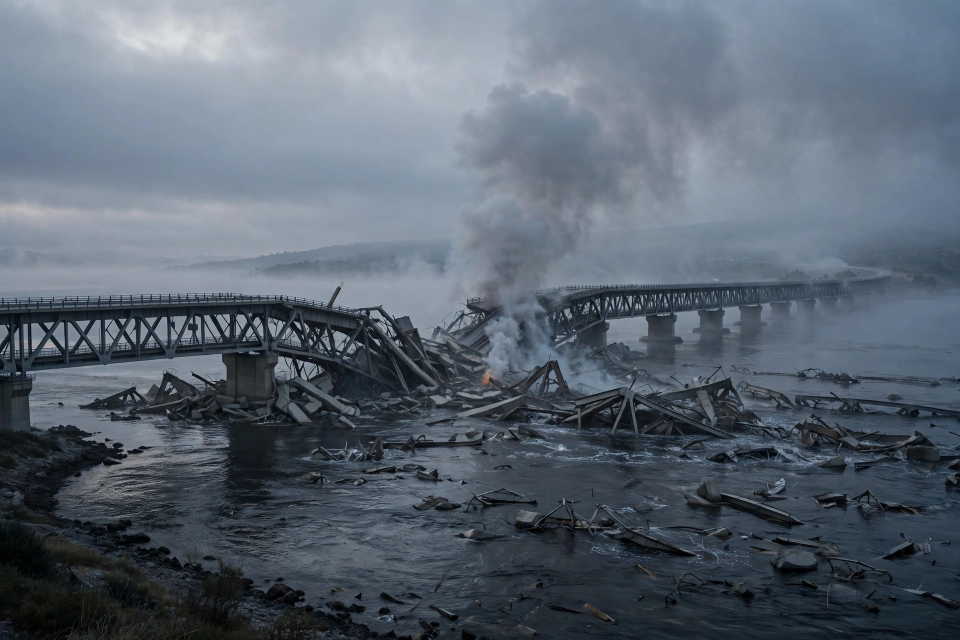
#> input picture assets/media-generation-panel-bridge-0-d811bc47-8f7b-440e-9275-45d2e88498d4.webp, 1920 x 1280 px (shown at 1/2 size)
$ python compose.py
#> lines starting #> are read from the running program, lines starting #| are printed output that depends on the picture
#!/usr/bin/env python3
"""Compose the front page for Wednesday 18 November 2026.

Renders a 1024x1024 newspaper front page, "THE WORLD IN ONE DAY",
from the four photo panels in assets/ plus the day's verified stories.
Run:  python3 compose.py [output.png]
"""

import os
import sys
from PIL import Image, ImageDraw, ImageFont

HERE = os.path.dirname(os.path.abspath(__file__))
ASSETS = os.path.join(HERE, "assets")

WIDTH, HEIGHT = 1024, 1024
PAPER = (247, 243, 234)
INK = (17, 17, 17)
MUTED = (92, 84, 72)
RED = (163, 18, 18)
RULE = (17, 17, 17)
BOX_BG = (238, 231, 218)

FONT_DIR = "/usr/share/fonts/truetype/dejavu"

PANELS = {
    "bridge": "media-generation-panel-bridge-0-d811bc47-8f7b-440e-9275-45d2e88498d4.webp",
    "manila": "media-generation-panel-manila-0-290b10a8-72cf-4fa6-b74c-0ad9ad2a18cc.webp",
    "hormuz": "media-generation-panel-hormuz-0-c3fe40f0-9107-47c2-a5cd-1c27433a4075.webp",
    "cyclone": "media-generation-panel-cyclone-0-c651845d-c4bd-4e62-a704-a86bf208ba07.webp",
}


def font(name, size):
    return ImageFont.truetype(os.path.join(FONT_DIR, name), size)


def wrap(draw, text, fnt, max_w):
    """Split text into lines that fit max_w, keeping words whole."""
    words = text.split()
    lines, cur = [], ""
    for w in words:
        trial = (cur + " " + w).strip()
        if draw.textlength(trial, font=fnt) <= max_w:
            cur = trial
        else:
            if cur:
                lines.append(cur)
            cur = w
    if cur:
        lines.append(cur)
    return lines


def para(draw, text, fnt, x, y, max_w, leading, fill=INK):
    """Draw wrapped text; return the y just below the last line."""
    for line in wrap(draw, text, fnt, max_w):
        draw.text((x, y), line, font=fnt, fill=fill)
        y += leading
    return y


def cover(page, name, box):
    """Paste a panel into box, centre-cropped to fill it."""
    x, y, w, h = box
    img = Image.open(os.path.join(ASSETS, PANELS[name])).convert("RGB")
    iw, ih = img.size
    scale = max(w / iw, h / ih)
    nw, nh = int(iw * scale + 0.5), int(ih * scale + 0.5)
    img = img.resize((nw, nh), Image.LANCZOS)
    left, top = (nw - w) // 2, (nh - h) // 2
    page.paste(img.crop((left, top, left + w, top + h)), (x, y))


def rule(draw, x, y, w, weight=2):
    draw.rectangle([x, y, x + w, y + weight - 1], fill=RULE)


def main():
    out = sys.argv[1] if len(sys.argv) > 1 else os.path.join(HERE, "entry.png")
    page = Image.new("RGB", (WIDTH, HEIGHT), PAPER)
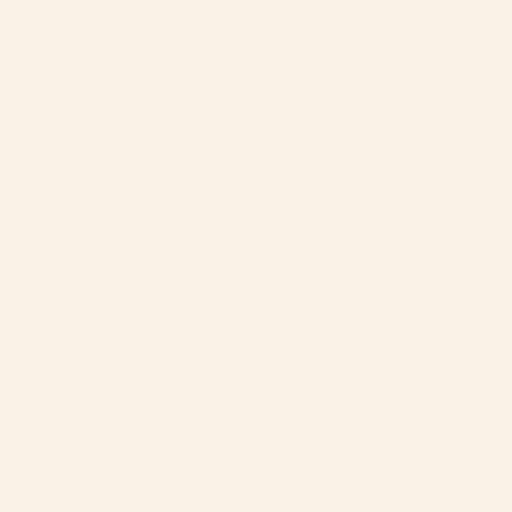
#> page: PIL image 1024x1024 RGB (shown at 1/2 size); mean R, G, B 247, 243, 234
    d = ImageDraw.Draw(page)

    serif_b = font("DejaVuSerif-Bold.ttf", 56)
    serif_h = font("DejaVuSerif-Bold.ttf", 37)
    serif_s = font("DejaVuSerif-Bold.ttf", 21)
    sans_b = font("DejaVuSans-Bold.ttf", 17)
    sans = font("DejaVuSans.ttf", 18)
    sans_m = font("DejaVuSans.ttf", 17)
    sans_s = font("DejaVuSans.ttf", 16)
    sans_xs = font("DejaVuSans.ttf", 14)

    mx = 30                      # side margin
    cw = WIDTH - 2 * mx          # content width

    # ---- Masthead -------------------------------------------------------
    title = "THE WORLD IN ONE DAY"
    tw = d.textlength(title, font=serif_b)
#> tw = 810.7
    d.text(((WIDTH - tw) / 2, 14), title, font=serif_b, fill=INK)
    rule(d, mx, 92, cw, 3)
    d.text((mx, 102), "WEDNESDAY 18 NOVEMBER 2026", font=sans_b, fill=RED)
    right = "ONE DAY  ·  ONE PAGE"
    d.text((WIDTH - mx - d.textlength(right, font=sans_b), 102),
           right, font=sans_b, fill=MUTED)
    rule(d, mx, 128, cw, 2)

    # ---- Lead story: Kerch Bridge ---------------------------------------
    cover(page, "bridge", (mx, 140, cw, 300))
#> in cover, img is the input picture: PIL image 1920x1280 RGB; mean R, G, B 90.6, 101.2, 113.2
#> in cover, `img = img.resize((nw, nh), Image.LANCZOS)`:
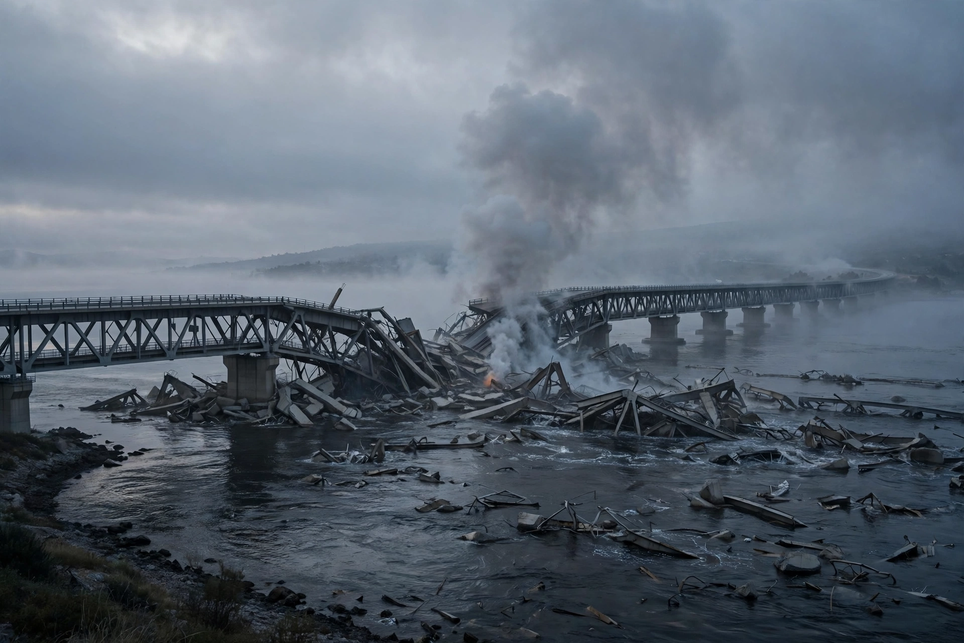
#> img: PIL image 964x643 RGB; mean R, G, B 90.6, 101.2, 113.2
#> in cover, `page.paste(img.crop((left, top, left + w, top + h)), (x, y))`:
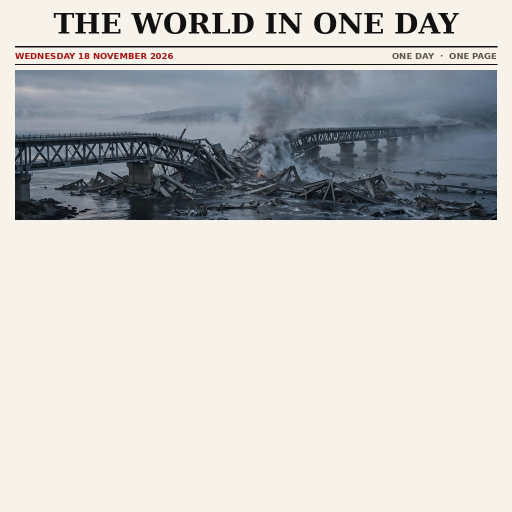
#> page: PIL image 1024x1024 RGB (shown at 1/2 size); mean R, G, B 199.9, 199.8, 196.8
    d.text((mx, 450), "UKRAINE  —  LEAD STORY", font=sans_b, fill=RED)
    y = para(d, "Kerch Bridge span falls into the sea",
             serif_h, mx, 474, cw, 44)
#> y = 518
    y = para(d, "Ukraine struck for a second straight night. A road span of "
                "about 200 metres collapsed, the rail span was damaged and "
                "traffic was suspended. President Zelenskyy called it an "
                "\u201cunprecedented\u201d seven-stage operation.",
             sans_m, mx, y + 4, cw, 21)
#> y = 564
    rule(d, mx, y + 12, cw, 2)
    top = y + 24
#> top = 588

    # ---- Three stories side by side -------------------------------------
    gap = 18
    col_w = (cw - 2 * gap) // 3
    stories = [
        ("manila", "MANILA  ·  THE QUAD",
         "Trump: Ukraine peace deal \u201cvery close\u201d",
         "In Manila, Trump met Marcos, then headed for Shenzhen. A "
         "Trump\u2013Xi\u2013Putin trilateral is set for Thursday."),
        ("hormuz", "THE GULF  ·  HORMUZ",
         "Tanker hit again off Oman",
         "A second attack near Khasab left crew unaccounted for \u2014 "
         "the third tanker attack in the Gulf since Sunday."),
        ("cyclone", "INDIA  ·  CYCLONE AKVAN",
         "Cyclone bears down on India",
         "Akvan is intensifying in the Bay of Bengal, bringing heavy "
         "rain to Andhra Pradesh, Odisha and Tamil Nadu. Landfall due "
         "about 20 November; winds 120\u2013130 km/h."),
    ]
    photo_h = 120
    col_bottom = top
#> col_bottom = 588
    for i, (panel, kicker, head, body) in enumerate(stories):
        x = mx + i * (col_w + gap)
        cover(page, panel, (x, top, col_w, photo_h))
#> call 2 of cover, with name = 'manila', box = (30, 588, 309, 120)
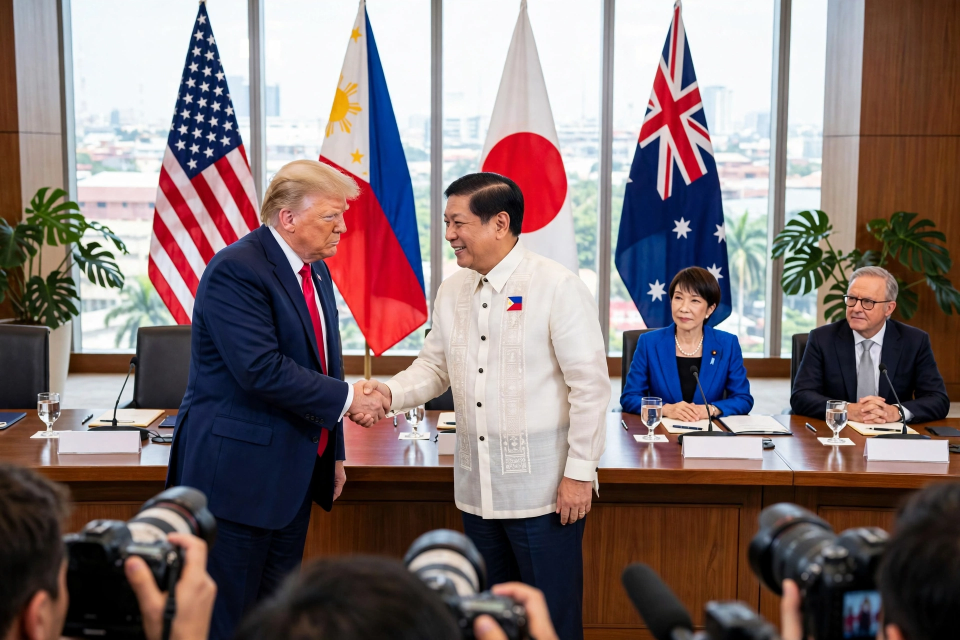
#> input picture assets/media-generation-panel-manila-0-290b10a8-72cf-4fa6-b74c-0ad9ad2a18cc.webp, 1920 x 1280 px (shown at 1/2 size)
#> in cover, img is the input picture: PIL image 1920x1280 RGB; mean R, G, B 129.9, 114.8, 115.3
#> in cover (call 2), `img = img.resize((nw, nh), Image.LANCZOS)`:
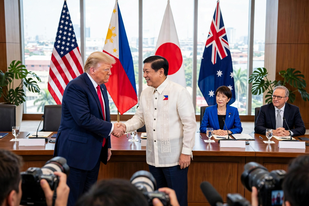
#> img: PIL image 309x206 RGB; mean R, G, B 129.9, 114.8, 115.3
#> in cover (call 2), `page.paste(img.crop((left, top, left + w, top + h)), (x, y))`:
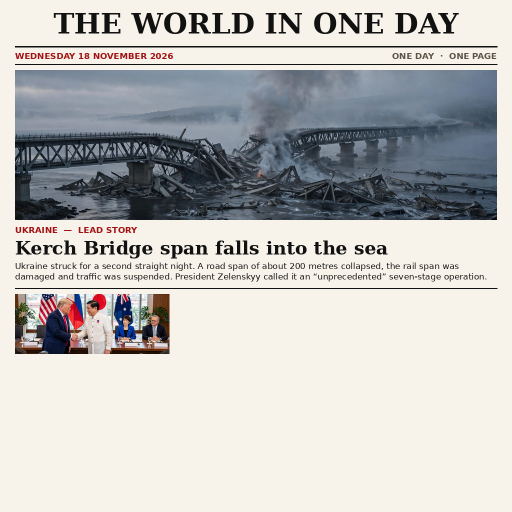
#> page: PIL image 1024x1024 RGB (shown at 1/2 size); mean R, G, B 192.4, 191.7, 189.3
        yy = top + photo_h + 10
#> yy = 718
        d.text((x, yy), kicker, font=sans_b, fill=RED)
        yy = para(d, head, serif_s, x, yy + 24, col_w, 25)
#> yy = 792
        yy = para(d, body, sans_s, x, yy + 4, col_w, 19)
#> yy = 872
        col_bottom = max(col_bottom, yy)
#> col_bottom = 872
#> pass 2 of the loop in main, `for i, (panel, kicker, head, body) in enumerate(stories):`:
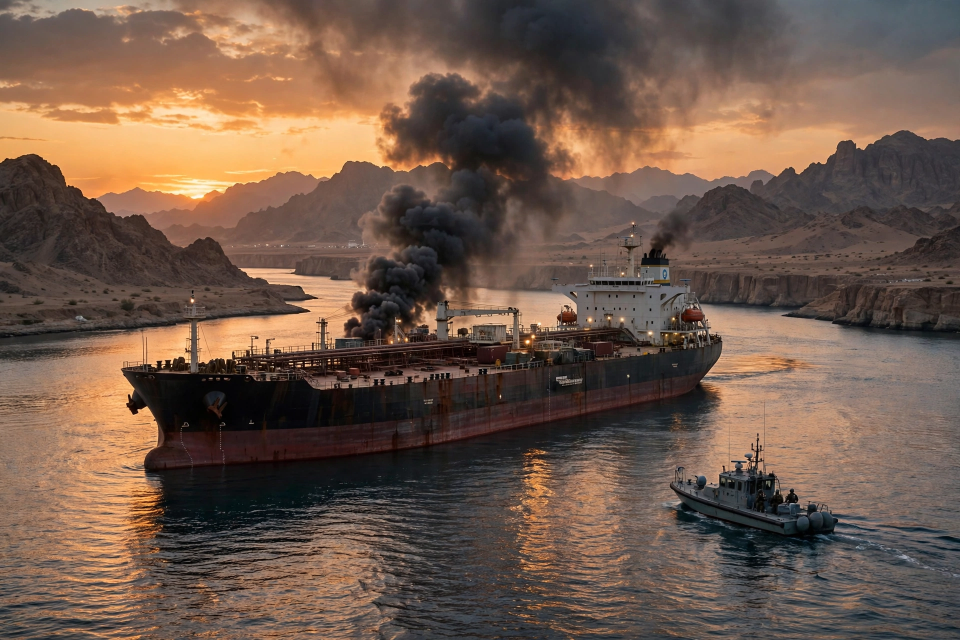
#> input picture assets/media-generation-panel-hormuz-0-c3fe40f0-9107-47c2-a5cd-1c27433a4075.webp, 1920 x 1280 px (shown at 1/2 size)
#> in cover, img is the input picture: PIL image 1920x1280 RGB; mean R, G, B 110.9, 88.4, 74.5
#> in cover (call 3), `img = img.resize((nw, nh), Image.LANCZOS)`:
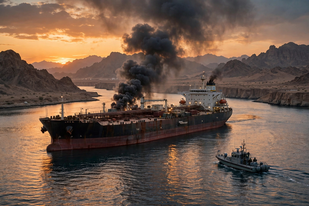
#> img: PIL image 309x206 RGB; mean R, G, B 110.9, 88.4, 74.5
#> in cover (call 3), `page.paste(img.crop((left, top, left + w, top + h)), (x, y))`:
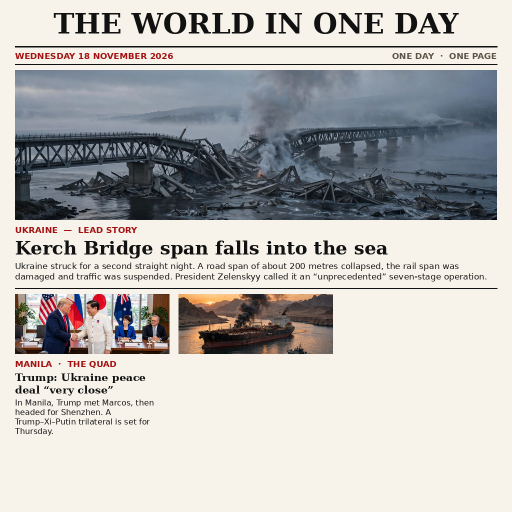
#> page: PIL image 1024x1024 RGB (shown at 1/2 size); mean R, G, B 186.4, 184.9, 182.3
#> in main, `yy = top + photo_h + 10`: yy = 718
#> in main, `yy = para(d, head, serif_s, x, yy + 24, col_w, 25)`: yy = 792
#> in main, `yy = para(d, body, sans_s, x, yy + 4, col_w, 19)`: yy = 853
#> pass 3 of the loop in main, `for i, (panel, kicker, head, body) in enumerate(stories):`:
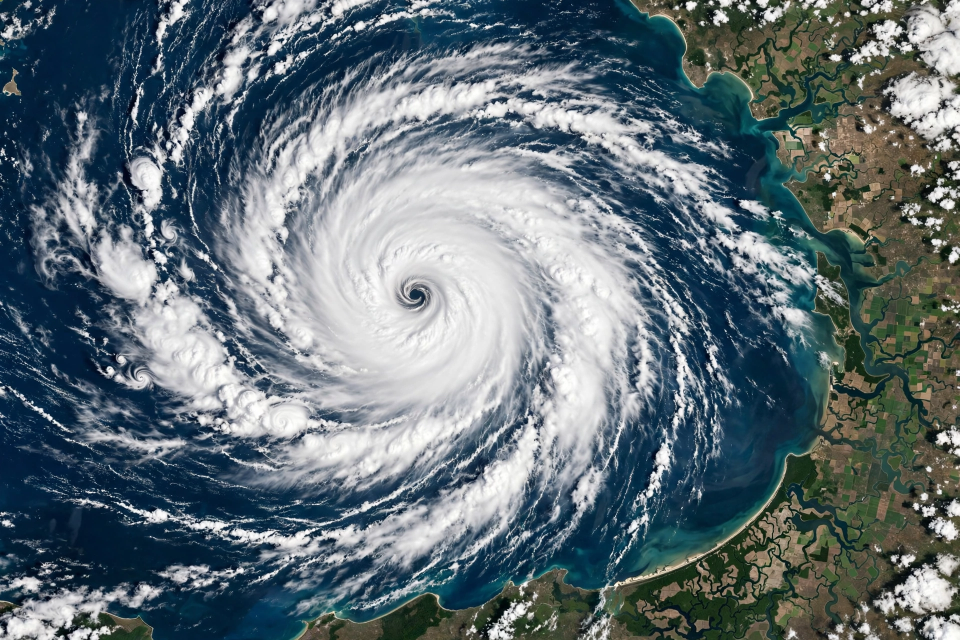
#> input picture assets/media-generation-panel-cyclone-0-c651845d-c4bd-4e62-a704-a86bf208ba07.webp, 1920 x 1280 px (shown at 1/2 size)
#> in cover, img is the input picture: PIL image 1920x1280 RGB; mean R, G, B 97.9, 112, 118.6
#> in cover (call 4), `img = img.resize((nw, nh), Image.LANCZOS)`:
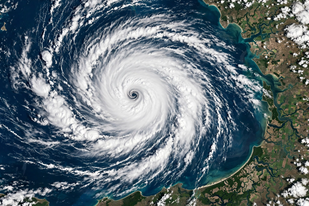
#> img: PIL image 309x206 RGB; mean R, G, B 98, 112, 118.6
#> in cover (call 4), `page.paste(img.crop((left, top, left + w, top + h)), (x, y))`:
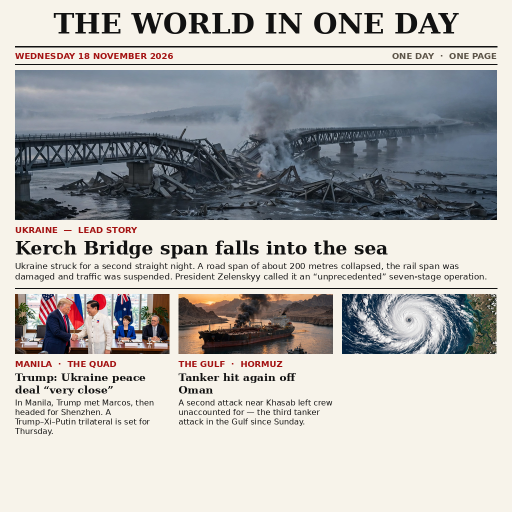
#> page: PIL image 1024x1024 RGB (shown at 1/2 size); mean R, G, B 180.7, 179.7, 177.7
#> in main, `yy = top + photo_h + 10`: yy = 718
#> in main, `yy = para(d, head, serif_s, x, yy + 24, col_w, 25)`: yy = 792
#> in main, `yy = para(d, body, sans_s, x, yy + 4, col_w, 19)`: yy = 891

    # ---- Kyiv text box ---------------------------------------------------
    by = col_bottom + 14
#> by = 905
    d.rectangle([mx, by, WIDTH - mx, by + 48], fill=BOX_BG)
    d.rectangle([mx, by, mx + 5, by + 48], fill=RED)
    para(d, "KYIV \u2014 River bridges shut. Russian missiles damaged both "
            "bridges across the Dnipro; both are closed to traffic.",
         sans_b, mx + 18, by + 6, cw - 36, 19)

    # ---- Also today footer -----------------------------------------------
    fy = by + 48 + 12
#> fy = 965
    rule(d, mx, fy, cw, 2)
    d.text((mx, fy + 10), "ALSO TODAY", font=sans_b, fill=RED)
    para(d, "Iran\u2019s third strike on US targets in Bahrain in two "
            "months  ·  Andhra Pradesh\u2019s third cyclone in three weeks",
         sans_xs, mx, fy + 32, cw, 19, fill=MUTED)
    assert fy + 51 <= HEIGHT, "layout overflowed the page"

    page.save(out, "PNG", optimize=True)
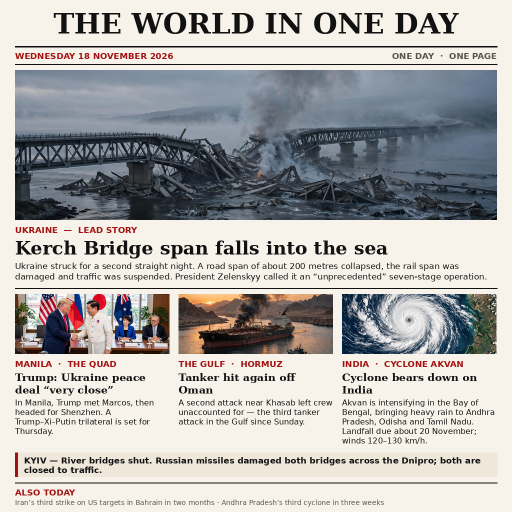
#> saved as entry.png: PIL image 1024x1024 RGB (shown at 1/2 size); mean R, G, B 177.1, 175.7, 173.7
    print("wrote", out, page.size, os.path.getsize(out), "bytes")
#| wrote entry.png (1024, 1024) 722294 bytes


if __name__ == "__main__":
    main()
